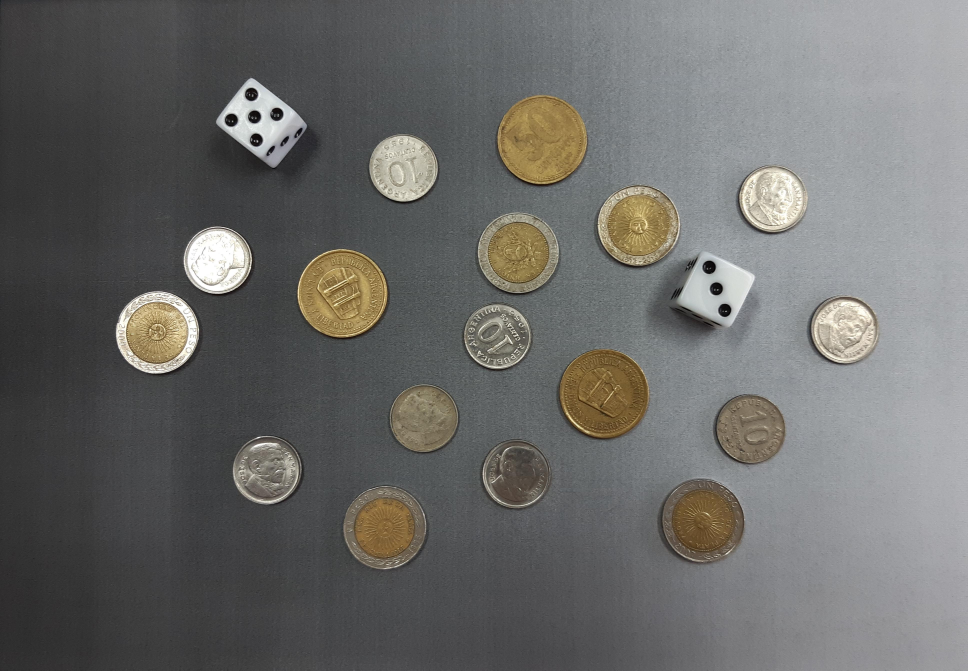
#> input picture monedas.jpg, 3871 x 2681 px (shown at 1/4 size)
$ python Problema1.py
#> lines starting #> are read from the running program, lines starting #| are printed output that depends on the picture; after the words box and inside, x2 and y2 are one past the last pixel; in counts of white or black regions, pixels touching at a corner belong together
import os
import cv2
import numpy as np
import matplotlib.pyplot as plt


# --- Carpeta de resultados -----------------------------------------------------
carpeta_resultados = 'resultados/problema1'
os.makedirs(carpeta_resultados, exist_ok=True)


# --- Cargo imagen -------------------------------------------------------------
img = cv2.imread('monedas.jpg')
#> img is the input picture: shape (2681, 3871, 3); mean B, G, R 105.5, 107.4, 107.5

if img is None:
    print('Error al cargar monedas.jpg')
    exit()

img = cv2.resize(img, (1024, 709))
#> img: shape (709, 1024, 3)
img_RGB = cv2.cvtColor(img, cv2.COLOR_BGR2RGB)
img_gris = cv2.cvtColor(img, cv2.COLOR_BGR2GRAY)

print('Dimensiones:', img.shape)
#| Dimensiones: (709, 1024, 3)
print('Tipo de dato:', img.dtype)
#| Tipo de dato: uint8


# --- Suavizado ----------------------------------------------------------------
img_suav = cv2.GaussianBlur(img_gris, (3, 3), 0)


# --- Gradiente morfologico -----------------------------------------------------
se = cv2.getStructuringElement(cv2.MORPH_ELLIPSE, (3, 3))
img_grad = cv2.morphologyEx(img_suav, cv2.MORPH_GRADIENT, se)


# --- Umbralado ----------------------------------------------------------------
# Umbral 13 elegido experimentalmente: permite conservar
# los bordes de bajo contraste y detectar los 19 objetos.
_, img_bin = cv2.threshold(img_grad, 13, 255, cv2.THRESH_BINARY)
#> img_bin: shape (709, 1024); 8.4% white; 930 white regions (860 under 20 px), largest, box (x1, y1, x2, y2) and area: (120, 306, 213, 400) 5307, (313, 262, 414, 361) 4559, (627, 193, 722, 287) 4362


# --- Clausura -----------------------------------------------------------------
# Unimos pequenos cortes en los contornos, sin juntar objetos cercanos.
se = cv2.getStructuringElement(cv2.MORPH_ELLIPSE, (3, 3))
img_clau = cv2.morphologyEx(img_bin, cv2.MORPH_CLOSE, se)
#> img_clau: shape (709, 1024); 9.6% white; 655 white regions (593 under 20 px)


# --- Deteccion de contornos ----------------------------------------------------
contornos, _ = cv2.findContours(img_clau, cv2.RETR_EXTERNAL, cv2.CHAIN_APPROX_SIMPLE)
#> contornos = 539 contours, 512 with area under 20; largest, box (x1, y1, x2, y2) and area: (313, 262, 414, 361) 7643, (627, 193, 722, 287) 6715, (120, 306, 216, 400) 6542, (361, 511, 455, 604) 6496, (501, 223, 595, 316) 6490

# Revisamos primero los contornos mas grandes para evitar contar dos veces
# una misma moneda cuando aparecen un contorno externo y otro interior.
contornos = sorted(contornos, key=cv2.contourArea, reverse=True)

img_segmentada = np.zeros_like(img_gris)
img_segmentada_final = np.zeros_like(img_gris)
img_resultado = img_RGB.copy()
objetos = []

for contorno in contornos:
    x, y, w, h = cv2.boundingRect(contorno)
    area = cv2.contourArea(contorno)

    if 350 < area < 9000 and 28 < min(w, h) and max(w, h) < 130 and 0.5 < w/h < 1.8:

        # Evitamos repetir una region ya detectada.
        cx = x + w/2
        cy = y + h/2
        repetido = False

        for x0, y0, w0, h0, _ in objetos:
            if x0 <= cx <= x0 + w0 and y0 <= cy <= y0 + h0:
                repetido = True
                break

        if not repetido:
            objetos.append((x, y, w, h, contorno))  # guardo el contorno para minAreaRect (U7).
            cv2.drawContours(img_segmentada, [contorno], -1, 255, -1)

            # Aplicamos una clausura grande SOLO sobre este objeto.
            # Esto evita que se unan monedas cercanas entre si.
            margen = 45
            mascara_local = np.zeros((h + 2*margen, w + 2*margen), np.uint8)
            contorno_local = contorno.copy()
            contorno_local[:, :, 0] = contorno_local[:, :, 0] - x + margen
            contorno_local[:, :, 1] = contorno_local[:, :, 1] - y + margen

            cv2.drawContours(mascara_local, [contorno_local], -1, 255, -1)

            se_grande = cv2.getStructuringElement(cv2.MORPH_ELLIPSE, (81, 81))
            mascara_local = cv2.morphologyEx(mascara_local, cv2.MORPH_CLOSE, se_grande)

            # Copiamos al resultado solamente la zona correspondiente al objeto.
            region = mascara_local[margen:margen+h, margen:margen+w]
            img_segmentada_final[y:y+h, x:x+w] = cv2.bitwise_or(
                img_segmentada_final[y:y+h, x:x+w], region
            )

            cv2.rectangle(img_resultado, (x, y), (x+w, y+h), (255, 0, 0), 2)
#> this loop made 539 passes
#> (x, y, w, h, area, cx, cy) on passes 1 to 8: (313, 262, 101, 99, 7643, 363.5, 311.5), (627, 193, 95, 94, 6715, 674.5, 240), (120, 306, 96, 94, 6542.5, 168, 353), (361, 511, 94, 93, 6495.5, 408, 557.5), (501, 223, 94, 93, 6490.5, 548, 269.5), (227, 80, 102, 101, 5396, 278, 130.5), (707, 265, 94, 94, 4847, 754, 312), (753, 415, 80, 83, 4789.5, 793, 456.5)
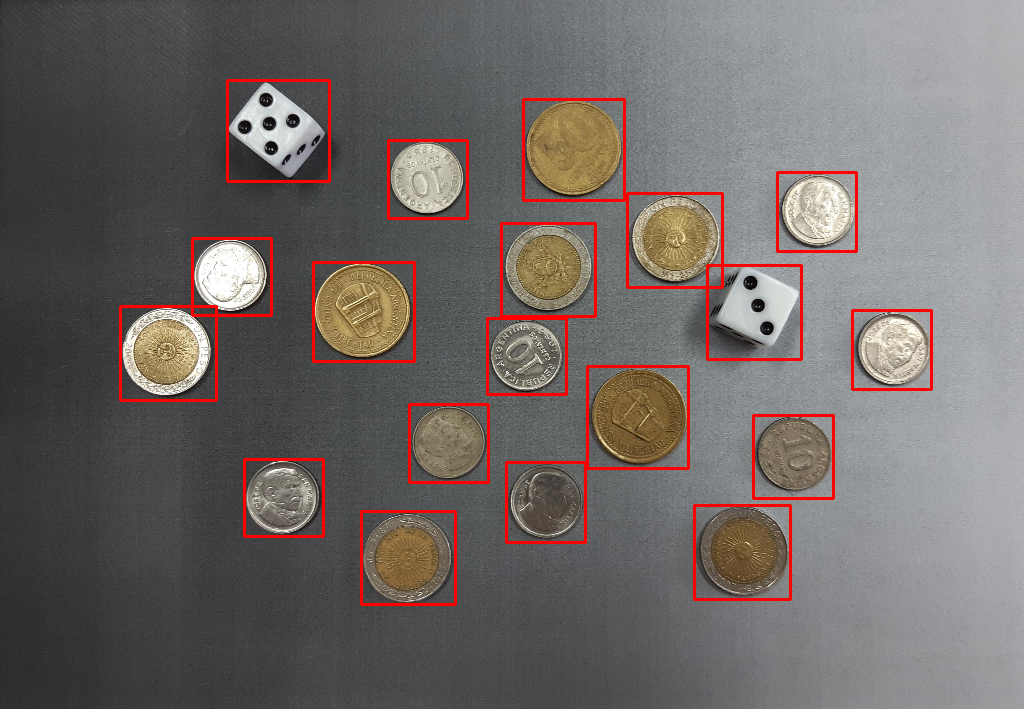
#> img_resultado: shape (709, 1024, 3); mean R, G, B 111.7, 104.4, 102.6
#> img_segmentada: shape (709, 1024); 12.7% white; 19 white regions, largest, box (x1, y1, x2, y2) and area: (313, 262, 414, 361) 7790, (627, 193, 722, 287) 6854, (120, 306, 216, 400) 6683
#> img_segmentada_final: shape (709, 1024); 15.4% white; 19 white regions, largest, box (x1, y1, x2, y2) and area: (523, 99, 624, 200) 7936, (587, 366, 688, 468) 7897, (313, 262, 414, 361) 7831
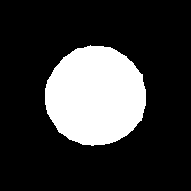
#> mascara_local: shape (191, 191); 21.8% white; 1 white region, box (x1, y1, x2, y2) and area: (45, 45, 146, 146) 7936
#> after the loop, objetos = 19 items

contador = len(objetos)
#> contador = 19
print('Objetos detectados:', contador)
#| Objetos detectados: 19

# --- Muestro resultados --------------------------------------------------------
plt.figure(figsize=(15, 10))

plt.subplot(331)
plt.imshow(img_RGB)
plt.title('Imagen original')
plt.xticks([]), plt.yticks([])

plt.subplot(332)
plt.imshow(img_gris, cmap='gray')
plt.title('Escala de grises')
plt.xticks([]), plt.yticks([])

plt.subplot(333)
plt.imshow(img_suav, cmap='gray')
plt.title('Suavizado')
plt.xticks([]), plt.yticks([])

plt.subplot(334)
plt.imshow(img_grad, cmap='gray')
plt.title('Gradiente morfologico')
plt.xticks([]), plt.yticks([])

plt.subplot(335)
plt.imshow(img_bin, cmap='gray')
plt.title('Umbralado')
plt.xticks([]), plt.yticks([])

plt.subplot(336)
plt.imshow(img_clau, cmap='gray')
plt.title('Clausura (3x3)')
plt.xticks([]), plt.yticks([])

plt.subplot(337)
plt.imshow(img_segmentada, cmap='gray')
plt.title('Máscara con contornos')
plt.xticks([]), plt.yticks([])

plt.subplot(338)
plt.imshow(img_segmentada_final, cmap='gray')
plt.title('Máscara final (clausura individual)')
plt.xticks([]), plt.yticks([])

plt.subplot(339)
plt.imshow(img_resultado)
plt.title(f'Objetos detectados: {contador}')
plt.xticks([]), plt.yticks([])

plt.tight_layout()
plt.savefig(os.path.join(carpeta_resultados, 'TP2_Problema1_A_segmentacion.png'), dpi=130)
plt.show(block=False)


# =============================================================================
# --- Problema 1.B: separo monedas y dados por su forma -------------------------
# =============================================================================

# Combinamos dos descriptores geometricos de la Unidad 7:
# - Rectangularidad girada: area / area de cv2.minAreaRect.
# - Circularidad: 4*pi*area / perimetro**2.
# Las monedas son aproximadamente circulares; los dados no.

img_monedas = np.zeros_like(img_gris)
img_dados = np.zeros_like(img_gris)
img_clasificada = img_RGB.copy()

monedas = []
dados = []
rect_monedas, circ_monedas = [], []
rect_dados, circ_dados = [], []

for x, y, w, h, contorno in objetos:

    # Extraigo la region del objeto de la mascara final del punto A.
    region = img_segmentada_final[y:y+h, x:x+w]

    # Calculo el area y la rectangularidad.
    area = np.sum(region > 0)

    # Unidad 7: rectangularidad invariante a la orientacion.
    # Uso el rectangulo minimo girado (minAreaRect), no boundingRect.
    rect_girado = cv2.minAreaRect(contorno)
    lado1, lado2 = rect_girado[1]
    rectangularidad_girada = area / (lado1 * lado2) if lado1 * lado2 > 0 else 0

    # Unidad 7: mantengo circularidad como segundo descriptor.
    # Un dado con contorno incompleto puede dar rect. girada similar a una moneda.
    contornos_region, _ = cv2.findContours(region, cv2.RETR_EXTERNAL, cv2.CHAIN_APPROX_SIMPLE)
    contorno_region = max(contornos_region, key=cv2.contourArea)
    perimetro = cv2.arcLength(contorno_region, True)
    area_contorno = cv2.contourArea(contorno_region)
    circularidad = 4 * np.pi * area_contorno / perimetro**2 if perimetro > 0 else 0

    # umbrales 0.90 y 0.82 elegidos a mitad de los intervalos medidos:
    # monedas: rect. girada ~0.79-0.82 y circ. ~0.85-0.90;
    # dados: rect. girada ~0.96 / 0.78 y circ. ~0.72-0.76.
    # El OR evita perder el dado cuya silueta quedo incompleta.
    if rectangularidad_girada > 0.90 or circularidad < 0.82:
        # Dado: guardo su region y marco su recuadro en rojo.
        dados.append((x, y, w, h))
        rect_dados.append(rectangularidad_girada)
        circ_dados.append(circularidad)
        img_dados[y:y+h, x:x+w][region > 0] = 255
        cv2.rectangle(img_clasificada, (x, y), (x+w, y+h), (255, 0, 0), 2)
        print(f'Dado  | x={x:3d}, y={y:3d}, rect_girada={rectangularidad_girada:.3f}, circ={circularidad:.3f}')
    else:
        # Moneda: guardo su region y marco su recuadro en verde.
        monedas.append((x, y, w, h))
        rect_monedas.append(rectangularidad_girada)
        circ_monedas.append(circularidad)
        img_monedas[y:y+h, x:x+w][region > 0] = 255
        cv2.rectangle(img_clasificada, (x, y), (x+w, y+h), (0, 255, 0), 2)
        print(f'Moneda | x={x:3d}, y={y:3d}, rect_girada={rectangularidad_girada:.3f}, circ={circularidad:.3f}')
#> this loop made 19 passes
#> (x, y, w, h, area, rect_girado, lado1, lado2) on passes 1 to 5: (313, 262, 101, 99, 7831, ((363, 311), (98, 100), -90), 98, 100), (627, 193, 95, 94, 6983, ((674, 240.4), (94.41, 92.18), -23.2), 94.41, 92.18), (120, 306, 96, 94, 6793, ((166.5, 351.9), (91.55, 92.35), -60.02), 91.55, 92.35), (361, 511, 94, 93, 6692, ((408.2, 558.1), (91.07, 92.65), -71.57), 91.07, 92.65), (501, 223, 94, 93, 6769, ((548.3, 268.9), (92.6, 91.93), -48.37), 92.6, 91.93)
#> (printed output is left out)
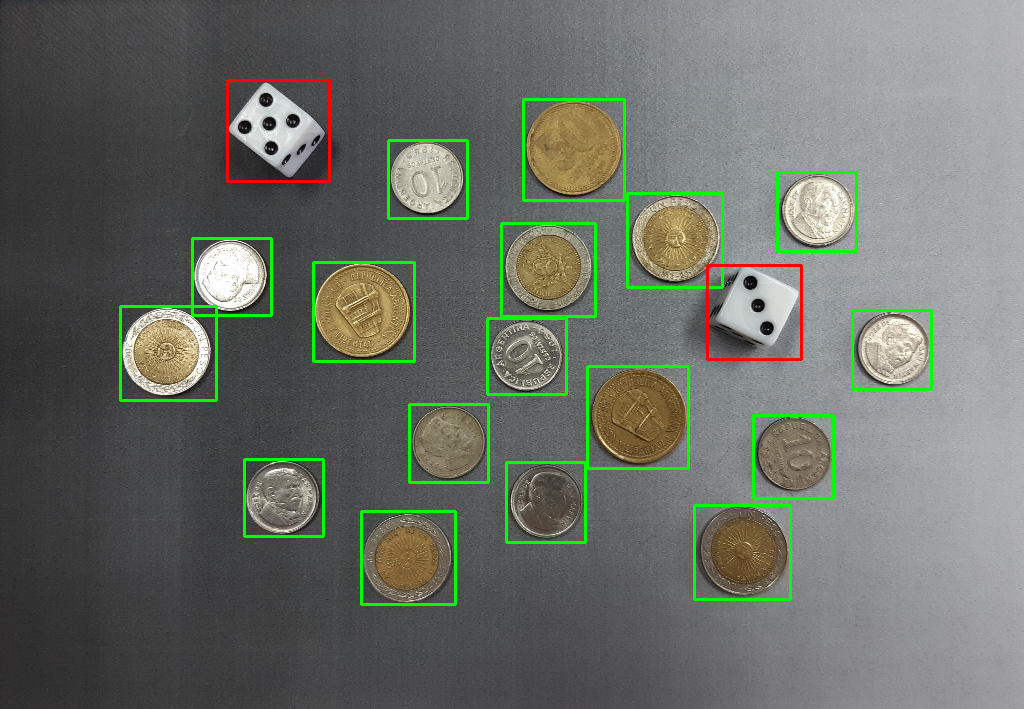
#> img_clasificada: shape (709, 1024, 3); mean R, G, B 105.5, 110.6, 102.6
#> img_dados: shape (709, 1024); 1.5% white; 3 white regions, box (x1, y1, x2, y2) and area: (707, 265, 801, 359) 5585, (227, 80, 329, 181) 5523, (707, 265, 715, 275) 44
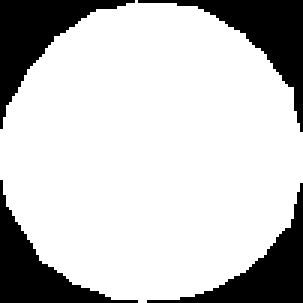
#> region: shape (101, 101) (shown 3 times larger); 77.8% white; 4 black regions, box (x1, y1, x2, y2) and area: (0, 0, 45, 43) 607, (46, 0, 101, 44) 596, (49, 61, 101, 101) 535, (0, 60, 46, 101) 527
#> after the loop, circ_dados = [0.755, 0.719]; circ_monedas = [0.891, 0.87, 0.866, 0.88, 0.864, 0.877, 0.885, 0.883, 0.888, 0.884, 0.88, 0.879, 0.866, 0.873, 0.875, 0.894, 0.876]; dados = [(227, 80, 102, 101), (707, 265, 94, 94)]; monedas = 17 items, first 6: (313, 262, 101, 99), (627, 193, 95, 94), (120, 306, 96, 94), (361, 511, 94, 93), (501, 223, 94, 93), (753, 415, 80, 83); rect_dados = [0.964, 0.776]; rect_monedas = [0.799, 0.802, 0.803, 0.793, 0.795, 0.808, 0.802, 0.801, 0.808, 0.804, 0.804, 0.799, 0.794, 0.803, 0.789, 0.799, 0.794]

print('Cantidad de monedas:', len(monedas))
#| Cantidad de monedas: 17
print('Cantidad de dados:', len(dados))
#| Cantidad de dados: 2


# --- Muestro resultados del punto B -------------------------------------------
plt.figure(figsize=(12, 8))

plt.subplot(221)
plt.imshow(img_RGB)
plt.title('Imagen original')
plt.xticks([]), plt.yticks([])

plt.subplot(222)
plt.imshow(img_monedas, cmap='gray')
plt.title(f'Monedas: {len(monedas)}')
plt.xticks([]), plt.yticks([])

plt.subplot(223)
plt.imshow(img_dados, cmap='gray')
plt.title(f'Dados: {len(dados)}')
plt.xticks([]), plt.yticks([])

plt.subplot(224)
plt.imshow(img_clasificada)
plt.title('Monedas (verde) y dados (rojo)')
plt.xticks([]), plt.yticks([])

plt.tight_layout()
plt.savefig(os.path.join(carpeta_resultados, 'TP2_Problema1_B_separacion_resultado.png'), dpi=130)
plt.show(block=False)  # solo bloquea la ultima figura.

# --- Comparo descriptores geometricos (Unidad 7) ---------------------------
plt.figure(figsize=(7, 5))
plt.scatter(rect_monedas, circ_monedas, label='Monedas', marker='o')
plt.scatter(rect_dados, circ_dados, label='Dados', marker='s')
# Limites de decision: agrego etiquetas para identificar cada umbral.
plt.axvline(0.90, linestyle='--', color='gray', label='Límite rectangularidad: 0.90')
plt.axhline(0.82, linestyle=':', color='black', label='Límite circularidad: 0.82')
plt.xlabel('Rectangularidad girada (minAreaRect)')
plt.ylabel('Circularidad')
plt.title('Rectangularidad girada vs. circularidad')
plt.legend()
plt.grid(True)
plt.tight_layout()
plt.savefig(os.path.join(carpeta_resultados, 'TP2_Problema1_B_descriptores.png'), dpi=130)
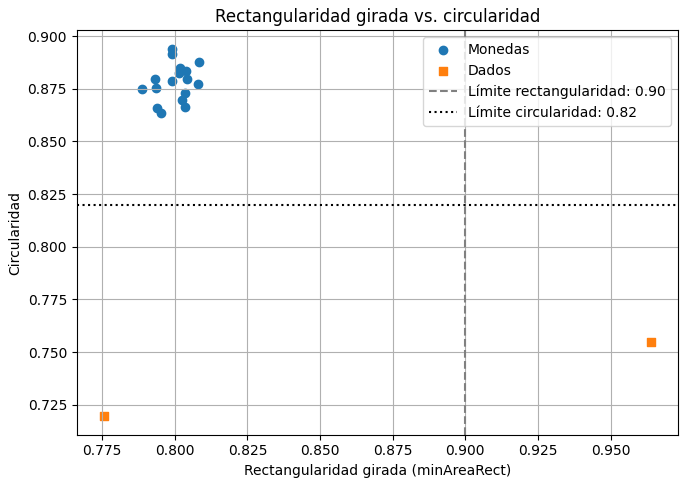
#> figure drawn by matplotlib, 1 panel
plt.show(block=False)


# =============================================================================
# --- Problema 1.B: Clasificacion por valor de moneda ------------------------
# =============================================================================

# Se tienen en cuenta el diametro (Unidad 7) y la saturacion del
# centro y del borde (Unidad 5, espacio HSV).
# Los valores de los umbrales se ajustaron a monedas.jpg.
# Los valores nominales fueron verificados para esta imagen.

img_HSV = cv2.cvtColor(img_RGB, cv2.COLOR_RGB2HSV)
#> img_HSV: shape (709, 1024, 3); mean H, S, V 79.1, 17.1, 110.7

mascara_1peso = np.zeros_like(img_gris)
mascara_50cent = np.zeros_like(img_gris)
mascara_10cent = np.zeros_like(img_gris)
img_valores = img_RGB.copy()

cantidad_1peso = 0
cantidad_50cent = 0
cantidad_10cent = 0

# Colores RGB compartidos por el conteo y la figura final.
# 10 centavos: azul; 1 peso: verde; 50 centavos: rojo.
colores_monedas = {'10 centavos': (0, 0, 255),
                   '1 peso': (0, 255, 0),
                   '50 centavos': (255, 0, 0)}

# Guardo tipo y recuadro de cada moneda para la figura final.
clasificacion = []

for x, y, w, h in monedas:

    # --- Analizo tamaño ------------------------------------------------------
    diametro = (w + h) / 2

    # --- Analizo color -------------------------------------------------------
    canal_S = img_HSV[y:y+h, x:x+w, 1]
    centro = canal_S[h//3:2*h//3, w//3:2*w//3]
    anillo = canal_S[h//10:h//5, w//3:2*w//3]

    saturacion_centro = np.mean(centro)
    saturacion_anillo = np.mean(anillo)
    diferencia_S = saturacion_centro - saturacion_anillo

    region = img_segmentada_final[y:y+h, x:x+w]

    # Las monedas pequeñas tienen aproximadamente 78 píxeles de diámetro.
    # En esta imagen corresponden a monedas de 10 centavos.
    if diametro < 85:
        tipo = '10 centavos'
        cantidad_10cent += 1
        mascara_10cent[y:y+h, x:x+w][region > 0] = 255

    # En las de $1, el centro es dorado y el anillo exterior plateado.
    elif diferencia_S > 30:
        tipo = '1 peso'
        cantidad_1peso += 1
        mascara_1peso[y:y+h, x:x+w][region > 0] = 255

    # En las de 50 centavos, el color dorado es similar en toda la moneda.
    else:
        tipo = '50 centavos'
        cantidad_50cent += 1
        mascara_50cent[y:y+h, x:x+w][region > 0] = 255

    # Uso los mismos colores RGB en las dos figuras de clasificación.
    color = colores_monedas[tipo]

    # Conservo la clasificación sin volver a calcularla al final.
    clasificacion.append((x, y, w, h, tipo))

    print(f'{tipo:23s} | diametro={diametro:5.1f} | '
          f'S centro={saturacion_centro:5.1f} | '
          f'S borde={saturacion_anillo:5.1f}')

    cv2.rectangle(img_valores, (x, y), (x+w, y+h), color, 2)
#> this loop made 17 passes
#> (x, y, w, h, diametro, saturacion_centro, saturacion_anillo, diferencia_S) on passes 1 to 8: (313, 262, 101, 99, 100, 129.2, 127.1, 2.08), (627, 193, 95, 94, 94.5, 122.6, 75.77, 46.83), (120, 306, 96, 94, 95, 107.6, 49.23, 58.38), (361, 511, 94, 93, 93.5, 144.4, 62.21, 82.24), (501, 223, 94, 93, 93.5, 124.7, 81.14, 43.56), (753, 415, 80, 83, 81.5, 60.03, 64.3, -4.27), (852, 310, 79, 79, 79, 33.12, 30.15, 2.97), (777, 172, 79, 79, 79, 26.86, 28.69, -1.83)
#> (printed output is left out)
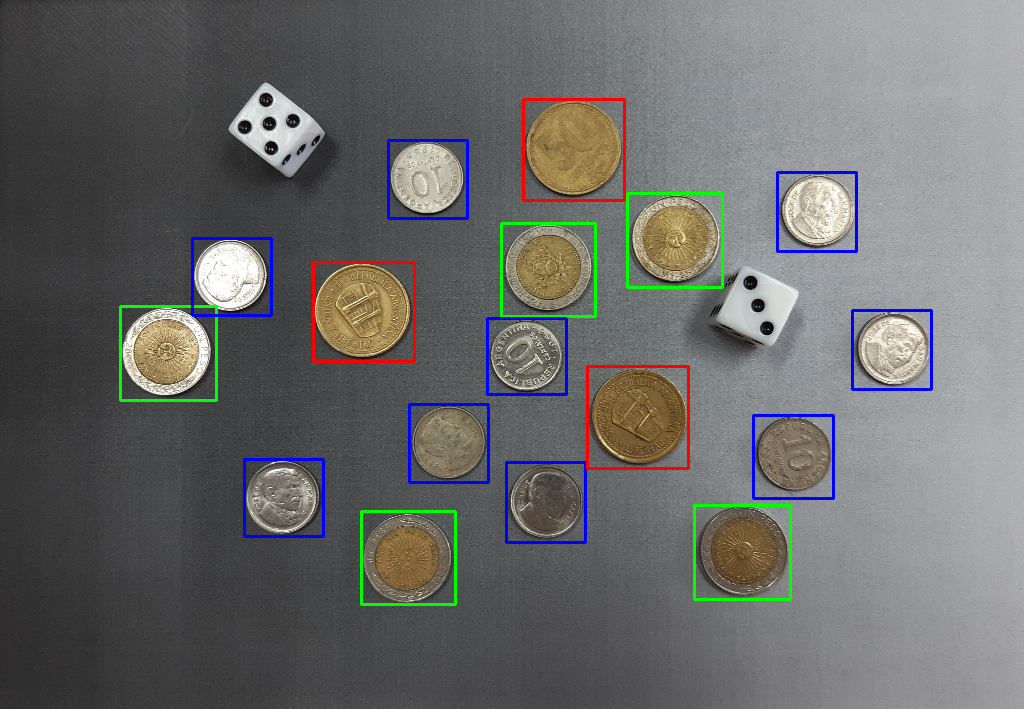
#> img_valores: shape (709, 1024, 3); mean R, G, B 106.3, 106.7, 105.9
#> mascara_10cent: shape (709, 1024); 5.9% white; 10 white regions (1 under 20 px), largest, box (x1, y1, x2, y2) and area: (753, 415, 833, 498) 4956, (852, 310, 931, 389) 4847, (777, 172, 856, 251) 4799
#> mascara_1peso: shape (709, 1024); 4.7% white; 7 white regions (1 under 20 px), largest, box (x1, y1, x2, y2) and area: (694, 505, 790, 599) 7014, (627, 193, 722, 287) 6929, (120, 306, 216, 400) 6775, (501, 223, 595, 316) 6769, (361, 511, 455, 604) 6692, (717, 274, 722, 287) 54
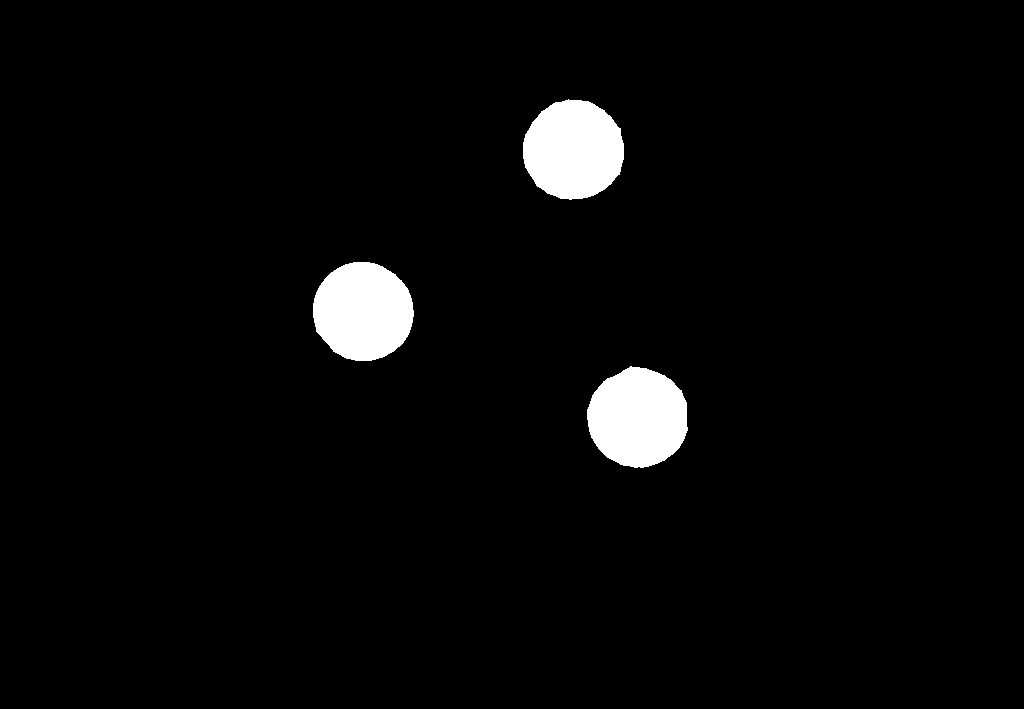
#> mascara_50cent: shape (709, 1024); 3.3% white; 3 white regions, box (x1, y1, x2, y2) and area: (523, 99, 624, 200) 7936, (587, 366, 688, 468) 7897, (313, 262, 414, 361) 7831
#> after the loop, cantidad_10cent = 9; cantidad_1peso = 5; cantidad_50cent = 3; clasificacion = 17 items, first 6: (313, 262, 101, 99, '50 centavos'), (627, 193, 95, 94, '1 peso'), (120, 306, 96, 94, '1 peso'), (361, 511, 94, 93, '1 peso'), (501, 223, 94, 93, '1 peso'), (753, 415, 80, 83, '10 centavos')
    # Marcamos cada grupo con un color diferente.

print('\n--- Conteo por grupo ---')
print('Monedas bimetalicas de $1:', cantidad_1peso)
#| Monedas bimetalicas de $1: 5
#> (the rest of the program and of its run is left out)
